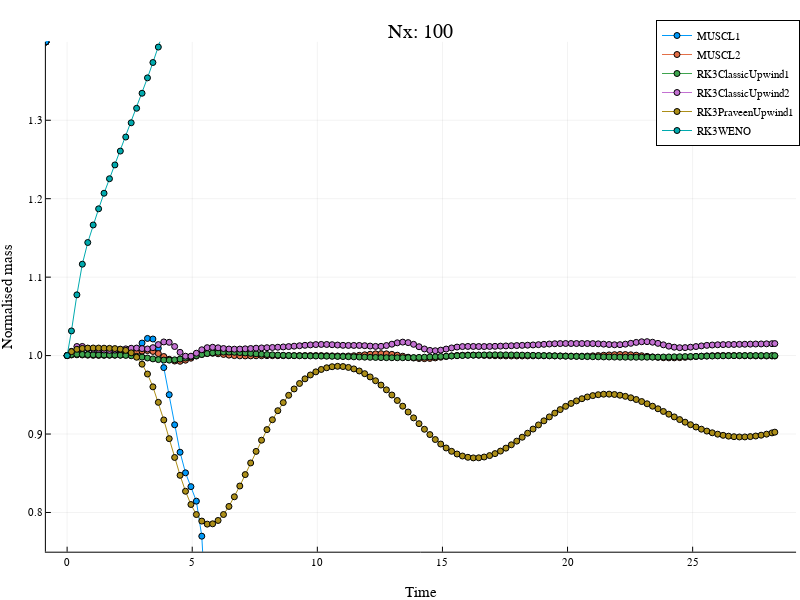

Write notebook code for a chart like this one.
### Markdown cell above
For Nx = 100:
 - MUSCL1: unstable
 - MUSCL2: stable
 - WENO: unstable
 - upwind1: stable
 - upwind2: stable
 - praveen: stable

### Code cell
ms = 3
p1 = plot(D100[algList100[1]][:, 1], D100[algList100[1]][:, 2], xlabel="Time", ylabel="Normalised mass", ylim=(0.75, 1.4), label=algList100[1], markershape=:circle, size=(800, 600), legend=:topright, ms=ms, title="Nx: $(100)")
for (j, algStr) in enumerate(algList100)
    if algStr != algList100[1]
        plot!(p1, D100[algStr][:, 1], D100[algStr][:, 2], label=algList100[j], markershape=:circle, ms=ms)
    end
end
display(p1)

### Figure 1 — Plotly figure (JSON) as saved in the notebook; plotly's stock layout.template omitted (floating-point values rounded to 4 significant figures; data arrays with more than 128 entries replaced by an {"elided": "..."} marker saying what was removed)
{"data": [{"colorbar": {"len": 0.9105, "title": "", "x": 0.9951, "y": 0.5058}, "legendgroup": "MUSCL1", "line": {"color": "rgba(0, 154, 250, 1.000)", "dash": "solid", "shape": "linear", "width": 1}, "marker": {"color": "rgba(0, 154, 250, 1.000)", "line": {"color": "rgba(0, 0, 0, 1.000)", "width": 1}, "size": 6, "symbol": "circle"}, "mode": "lines+markers", "name": "MUSCL1", "showlegend": true, "type": "scatter", "x": {"elided": "132 float values"}, "xaxis": "x", "y": {"elided": "132 float values"}, "yaxis": "y"}, {"colorbar": {"len": 0.9105, "title": "", "x": 0.9951, "y": 0.5058}, "legendgroup": "MUSCL2", "line": {"color": "rgba(227, 111, 71, 1.000)", "dash": "solid", "shape": "linear", "width": 1}, "marker": {"color": "rgba(227, 111, 71, 1.000)", "line": {"color": "rgba(0, 0, 0, 1.000)", "width": 1}, "size": 6, "symbol": "circle"}, "mode": "lines+markers", "name": "MUSCL2", "showlegend": true, "type": "scatter", "x": {"elided": "132 float values"}, "xaxis": "x", "y": {"elided": "132 float values"}, "yaxis": "y"}, {"colorbar": {"len": 0.9105, "title": "", "x": 0.9951, "y": 0.5058}, "legendgroup": "RK3ClassicUpwind1", "line": {"color": "rgba(62, 164, 78, 1.000)", "dash": "solid", "shape": "linear", "width": 1}, "marker": {"color": "rgba(62, 164, 78, 1.000)", "line": {"color": "rgba(0, 0, 0, 1.000)", "width": 1}, "size": 6, "symbol": "circle"}, "mode": "lines+markers", "name": "RK3ClassicUpwind1", "showlegend": true, "type": "scatter", "x": {"elided": "132 float values"}, "xaxis": "x", "y": {"elided": "132 float values"}, "yaxis": "y"}, {"colorbar": {"len": 0.9105, "title": "", "x": 0.9951, "y": 0.5058}, "legendgroup": "RK3ClassicUpwind2", "line": {"color": "rgba(195, 113, 210, 1.000)", "dash": "solid", "shape": "linear", "width": 1}, "marker": {"color": "rgba(195, 113, 210, 1.000)", "line": {"color": "rgba(0, 0, 0, 1.000)", "width": 1}, "size": 6, "symbol": "circle"}, "mode": "lines+markers", "name": "RK3ClassicUpwind2", "showlegend": true, "type": "scatter", "x": {"elided": "132 float values"}, "xaxis": "x", "y": {"elided": "132 float values"}, "yaxis": "y"}, {"colorbar": {"len": 0.9105, "title": "", "x": 0.9951, "y": 0.5058}, "legendgroup": "RK3PraveenUpwind1", "line": {"color": "rgba(172, 142, 24, 1.000)", "dash": "solid", "shape": "linear", "width": 1}, "marker": {"color": "rgba(172, 142, 24, 1.000)", "line": {"color": "rgba(0, 0, 0, 1.000)", "width": 1}, "size": 6, "symbol": "circle"}, "mode": "lines+markers", "name": "RK3PraveenUpwind1", "showlegend": true, "type": "scatter", "x": {"elided": "132 float values"}, "xaxis": "x", "y": {"elided": "132 float values"}, "yaxis": "y"}, {"colorbar": {"len": 0.9105, "title": "", "x": 0.9951, "y": 0.5058}, "legendgroup": "RK3WENO", "line": {"color": "rgba(0, 170, 174, 1.000)", "dash": "solid", "shape": "linear", "width": 1}, "marker": {"color": "rgba(0, 170, 174, 1.000)", "line": {"color": "rgba(0, 0, 0, 1.000)", "width": 1}, "size": 6, "symbol": "circle"}, "mode": "lines+markers", "name": "RK3WENO", "showlegend": true, "type": "scatter", "x": {"elided": "132 float values"}, "xaxis": "x", "y": {"elided": "132 float values"}, "yaxis": "y"}], "layout": {"annotations": [{"font": {"color": "rgba(0, 0, 0, 1.000)", "family": "sans-serif", "size": 20}, "rotation": 0, "showarrow": false, "text": "Nx: 100", "x": 0.5262, "xanchor": "center", "xref": "paper", "y": 1, "yanchor": "top", "yref": "paper"}], "height": 600, "legend": {"bgcolor": "rgba(255, 255, 255, 1.000)", "bordercolor": "rgba(0, 0, 0, 1.000)", "borderwidth": 1, "font": {"color": "rgba(0, 0, 0, 1.000)", "family": "sans-serif", "size": 11}, "title": {"font": {"color": "rgba(0, 0, 0, 1.000)", "family": "sans-serif", "size": 15}, "text": ""}, "tracegroupgap": 0, "traceorder": "normal", "x": 1, "xanchor": "right", "y": 1, "yanchor": "top"}, "margin": {"b": 20, "l": 0, "r": 0, "t": 20}, "paper_bgcolor": "rgba(255, 255, 255, 1.000)", "plot_bgcolor": "rgba(255, 255, 255, 1.000)", "showlegend": true, "width": 800, "xaxis": {"anchor": "y", "domain": [0.05735, 0.9951], "gridcolor": "rgba(0, 0, 0, 0.100)", "gridwidth": 0.5, "linecolor": "rgba(0, 0, 0, 1.000)", "mirror": false, "range": [-0.8485, 29.13], "showgrid": true, "showline": true, "showticklabels": true, "tickangle": 0, "tickcolor": "rgb(0, 0, 0)", "tickfont": {"color": "rgba(0, 0, 0, 1.000)", "family": "sans-serif", "size": 11}, "tickmode": "array", "ticks": "inside", "ticktext": ["0", "5", "10", "15", "20", "25"], "tickvals": [0, 5, 10, 15, 20, 25], "title": "Time", "titlefont": {"color": "rgba(0, 0, 0, 1.000)", "family": "sans-serif", "size": 15}, "type": "-", "visible": true, "zeroline": false, "zerolinecolor": "rgba(0, 0, 0, 1.000)"}, "yaxis": {"anchor": "x", "domain": [0.05054, 0.961], "gridcolor": "rgba(0, 0, 0, 0.100)", "gridwidth": 0.5, "linecolor": "rgba(0, 0, 0, 1.000)", "mirror": false, "range": [0.75, 1.4], "showgrid": true, "showline": true, "showticklabels": true, "tickangle": 0, "tickcolor": "rgb(0, 0, 0)", "tickfont": {"color": "rgba(0, 0, 0, 1.000)", "family": "sans-serif", "size": 11}, "tickmode": "array", "ticks": "inside", "ticktext": ["0.8", "0.9", "1.0", "1.1", "1.2", "1.3"], "tickvals": [0.8, 0.9, 1, 1.1, 1.2, 1.3], "title": "Normalised mass", "titlefont": {"color": "rgba(0, 0, 0, 1.000)", "family": "sans-serif", "size": 15}, "type": "-", "visible": true, "zeroline": false, "zerolinecolor": "rgba(0, 0, 0, 1.000)"}}}
